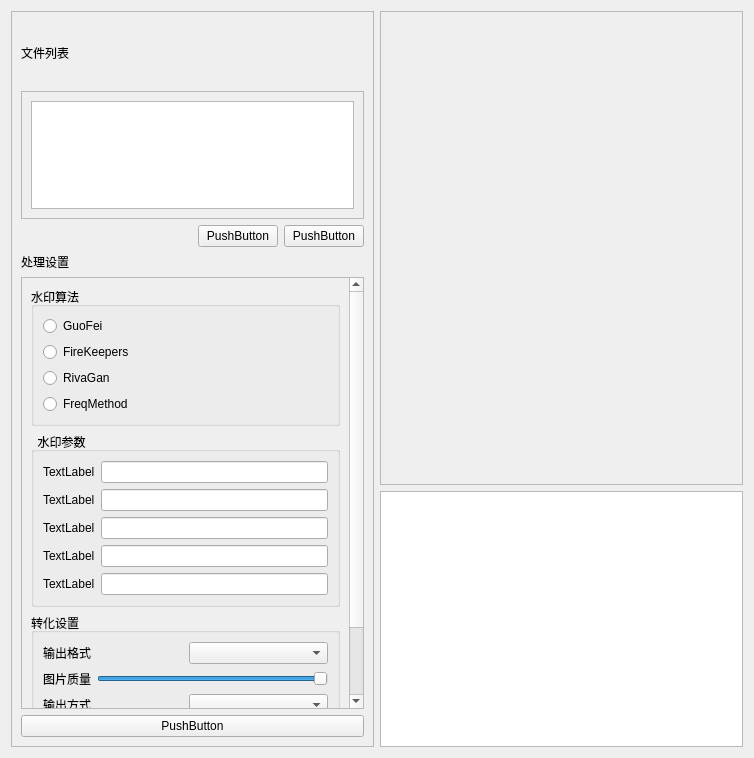
<?xml version="1.0" encoding="UTF-8"?>
<ui version="4.0">
 <class>ImageProcessWindow</class>
 <widget class="QFrame" name="ImageProcessWindow">
  <property name="geometry">
   <rect>
    <x>0</x>
    <y>0</y>
    <width>754</width>
    <height>758</height>
   </rect>
  </property>
  <property name="windowTitle">
   <string>Frame</string>
  </property>
  <layout class="QGridLayout" name="gridLayout_4">
   <item row="0" column="0" rowspan="2">
    <widget class="QFrame" name="ControlFrame">
     <property name="frameShape">
      <enum>QFrame::Shape::StyledPanel</enum>
     </property>
     <property name="frameShadow">
      <enum>QFrame::Shadow::Raised</enum>
     </property>
     <layout class="QGridLayout" name="gridLayout">
      <item row="0" column="0">
       <layout class="QVBoxLayout" name="verticalLayout_2">
        <item>
         <layout class="QVBoxLayout" name="verticalLayout">
          <item>
           <widget class="SubtitleLabel" name="label">
            <property name="maximumSize">
             <size>
              <width>16777215</width>
              <height>64</height>
             </size>
            </property>
            <property name="text">
             <string>文件列表</string>
            </property>
           </widget>
          </item>
          <item>
           <widget class="QFrame" name="frame">
            <property name="minimumSize">
             <size>
              <width>0</width>
              <height>64</height>
             </size>
            </property>
            <property name="maximumSize">
             <size>
              <width>16777215</width>
              <height>128</height>
             </size>
            </property>
            <property name="frameShape">
             <enum>QFrame::Shape::StyledPanel</enum>
            </property>
            <property name="frameShadow">
             <enum>QFrame::Shadow::Raised</enum>
            </property>
            <layout class="QGridLayout" name="gridLayout_5">
             <item row="0" column="0">
              <widget class="TableWidget" name="FileList">
               <property name="maximumSize">
                <size>
                 <width>16777215</width>
                 <height>128</height>
                </size>
               </property>
              </widget>
             </item>
            </layout>
           </widget>
          </item>
          <item>
           <layout class="QHBoxLayout" name="horizontalLayout">
            <item>
             <spacer name="horizontalSpacer_2">
              <property name="orientation">
               <enum>Qt::Orientation::Horizontal</enum>
              </property>
              <property name="sizeHint" stdset="0">
               <size>
                <width>40</width>
                <height>20</height>
               </size>
              </property>
             </spacer>
            </item>
            <item>
             <widget class="PushButton" name="AddImage">
              <property name="text">
               <string>PushButton</string>
              </property>
             </widget>
            </item>
            <item>
             <widget class="PushButton" name="DeleteImage">
              <property name="text">
               <string>PushButton</string>
              </property>
             </widget>
            </item>
           </layout>
          </item>
         </layout>
        </item>
        <item>
         <widget class="SubtitleLabel" name="label_2">
          <property name="text">
           <string>处理设置</string>
          </property>
         </widget>
        </item>
        <item>
         <widget class="QScrollArea" name="scrollArea">
          <property name="widgetResizable">
           <bool>true</bool>
          </property>
          <widget class="QWidget" name="scrollAreaWidgetContents">
           <property name="geometry">
            <rect>
             <x>0</x>
             <y>-131</y>
             <width>329</width>
             <height>513</height>
            </rect>
           </property>
           <layout class="QVBoxLayout" name="verticalLayout_6">
            <item>
             <widget class="QGroupBox" name="groupBox">
              <property name="title">
               <string>水印算法</string>
              </property>
              <layout class="QGridLayout" name="gridLayout_2">
               <item row="0" column="0">
                <layout class="QVBoxLayout" name="verticalLayout_3">
                 <item>
                  <widget class="RadioButton" name="radioButton">
                   <property name="text">
                    <string>GuoFei</string>
                   </property>
                  </widget>
                 </item>
                 <item>
                  <widget class="RadioButton" name="radioButton_2">
                   <property name="text">
                    <string>FireKeepers</string>
                   </property>
                  </widget>
                 </item>
                 <item>
                  <widget class="RadioButton" name="radioButton_3">
                   <property name="text">
                    <string>RivaGan</string>
                   </property>
                  </widget>
                 </item>
                 <item>
                  <widget class="RadioButton" name="radioButton_4">
                   <property name="text">
                    <string>FreqMethod</string>
                   </property>
                  </widget>
                 </item>
                </layout>
               </item>
              </layout>
             </widget>
            </item>
            <item>
             <widget class="QGroupBox" name="groupBox_2">
              <property name="title">
               <string>  水印参数</string>
              </property>
              <layout class="QGridLayout" name="gridLayout_3">
               <item row="0" column="0">
                <layout class="QVBoxLayout" name="verticalLayout_4">
                 <item>
                  <layout class="QHBoxLayout" name="horizontalLayout_2">
                   <item>
                    <widget class="BodyLabel" name="label_3">
                     <property name="text">
                      <string>TextLabel</string>
                     </property>
                    </widget>
                   </item>
                   <item>
                    <widget class="LineEdit" name="lineEdit"/>
                   </item>
                  </layout>
                 </item>
                 <item>
                  <layout class="QHBoxLayout" name="horizontalLayout_3">
                   <item>
                    <widget class="BodyLabel" name="label_4">
                     <property name="text">
                      <string>TextLabel</string>
                     </property>
                    </widget>
                   </item>
                   <item>
                    <widget class="LineEdit" name="lineEdit_2"/>
                   </item>
                  </layout>
                 </item>
                 <item>
                  <layout class="QHBoxLayout" name="horizontalLayout_4">
                   <item>
                    <widget class="BodyLabel" name="label_5">
                     <property name="text">
                      <string>TextLabel</string>
                     </property>
                    </widget>
                   </item>
                   <item>
                    <widget class="LineEdit" name="lineEdit_3"/>
                   </item>
                  </layout>
                 </item>
                 <item>
                  <layout class="QHBoxLayout" name="horizontalLayout_5">
                   <item>
                    <widget class="BodyLabel" name="label_6">
                     <property name="text">
                      <string>TextLabel</string>
                     </property>
                    </widget>
                   </item>
                   <item>
                    <widget class="LineEdit" name="lineEdit_4"/>
                   </item>
                  </layout>
                 </item>
                 <item>
                  <layout class="QHBoxLayout" name="horizontalLayout_6">
                   <item>
                    <widget class="BodyLabel" name="label_7">
                     <property name="text">
                      <string>TextLabel</string>
                     </property>
                    </widget>
                   </item>
                   <item>
                    <widget class="LineEdit" name="lineEdit_5"/>
                   </item>
                  </layout>
                 </item>
                </layout>
               </item>
              </layout>
             </widget>
            </item>
            <item>
             <widget class="QGroupBox" name="groupBox_3">
              <property name="title">
               <string>转化设置</string>
              </property>
              <layout class="QVBoxLayout" name="verticalLayout_5">
               <item>
                <layout class="QHBoxLayout" name="horizontalLayout_9">
                 <item>
                  <widget class="BodyLabel" name="label_8">
                   <property name="text">
                    <string>输出格式</string>
                   </property>
                  </widget>
                 </item>
                 <item>
                  <widget class="ComboBox" name="comboBox"/>
                 </item>
                </layout>
               </item>
               <item>
                <layout class="QHBoxLayout" name="horizontalLayout_11">
                 <item>
                  <widget class="QLabel" name="label_12">
                   <property name="text">
                    <string>图片质量</string>
                   </property>
                  </widget>
                 </item>
                 <item>
                  <widget class="QSlider" name="horizontalSlider">
                   <property name="minimum">
                    <number>1</number>
                   </property>
                   <property name="maximum">
                    <number>100</number>
                   </property>
                   <property name="value">
                    <number>100</number>
                   </property>
                   <property name="orientation">
                    <enum>Qt::Orientation::Horizontal</enum>
                   </property>
                  </widget>
                 </item>
                </layout>
               </item>
               <item>
                <layout class="QHBoxLayout" name="horizontalLayout_8">
                 <item>
                  <widget class="BodyLabel" name="label_11">
                   <property name="text">
                    <string>输出方式</string>
                   </property>
                  </widget>
                 </item>
                 <item>
                  <widget class="ComboBox" name="comboBox_2"/>
                 </item>
                </layout>
               </item>
               <item>
                <layout class="QHBoxLayout" name="horizontalLayout_7">
                 <item>
                  <widget class="BodyLabel" name="label_9">
                   <property name="text">
                    <string>输出路径</string>
                   </property>
                  </widget>
                 </item>
                 <item>
                  <widget class="LineEdit" name="lineEdit_6"/>
                 </item>
                 <item>
                  <widget class="TransparentPushButton" name="pushButton_3">
                   <property name="text">
                    <string>PushButton</string>
                   </property>
                  </widget>
                 </item>
                </layout>
               </item>
               <item>
                <layout class="QHBoxLayout" name="horizontalLayout_10">
                 <item>
                  <widget class="BodyLabel" name="label_10">
                   <property name="text">
                    <string>前缀</string>
                   </property>
                  </widget>
                 </item>
                 <item>
                  <widget class="LineEdit" name="lineEdit_7"/>
                 </item>
                </layout>
               </item>
              </layout>
             </widget>
            </item>
           </layout>
          </widget>
         </widget>
        </item>
       </layout>
      </item>
      <item row="1" column="0">
       <widget class="PrimaryPushButton" name="StartButton">
        <property name="text">
         <string>PushButton</string>
        </property>
       </widget>
      </item>
     </layout>
    </widget>
   </item>
   <item row="0" column="1">
    <widget class="ImagePreviewWidget" name="ImageView">
     <property name="frameShape">
      <enum>QFrame::Shape::StyledPanel</enum>
     </property>
     <property name="frameShadow">
      <enum>QFrame::Shadow::Raised</enum>
     </property>
    </widget>
   </item>
   <item row="1" column="1">
    <widget class="TextBrowser" name="ProcessLog">
     <property name="maximumSize">
      <size>
       <width>16777215</width>
       <height>256</height>
      </size>
     </property>
    </widget>
   </item>
  </layout>
 </widget>
 <customwidgets>
  <customwidget>
   <class>TableWidget</class>
   <extends>QTableWidget</extends>
   <header>qfluentwidgets</header>
  </customwidget>
  <customwidget>
   <class>PushButton</class>
   <extends>QPushButton</extends>
   <header>qfluentwidgets</header>
  </customwidget>
  <customwidget>
   <class>BodyLabel</class>
   <extends>QLabel</extends>
   <header>qfluentwidgets</header>
  </customwidget>
  <customwidget>
   <class>SubtitleLabel</class>
   <extends>QLabel</extends>
   <header>qfluentwidgets</header>
  </customwidget>
  <customwidget>
   <class>PrimaryPushButton</class>
   <extends>QPushButton</extends>
   <header>qfluentwidgets</header>
  </customwidget>
  <customwidget>
   <class>TransparentPushButton</class>
   <extends>QPushButton</extends>
   <header>qfluentwidgets</header>
  </customwidget>
  <customwidget>
   <class>LineEdit</class>
   <extends>QLineEdit</extends>
   <header>qfluentwidgets</header>
  </customwidget>
  <customwidget>
   <class>TextBrowser</class>
   <extends>QTextBrowser</extends>
   <header>qfluentwidgets</header>
  </customwidget>
  <customwidget>
   <class>ImagePreviewWidget</class>
   <extends>QFrame</extends>
   <header>CustomGUI</header>
   <container>1</container>
  </customwidget>
  <customwidget>
   <class>RadioButton</class>
   <extends>QRadioButton</extends>
   <header>qfluentwidgets</header>
  </customwidget>
  <customwidget>
   <class>ComboBox</class>
   <extends>QComboBox</extends>
   <header>qfluentwidgets</header>
  </customwidget>
 </customwidgets>
 <resources/>
 <connections/>
</ui>
